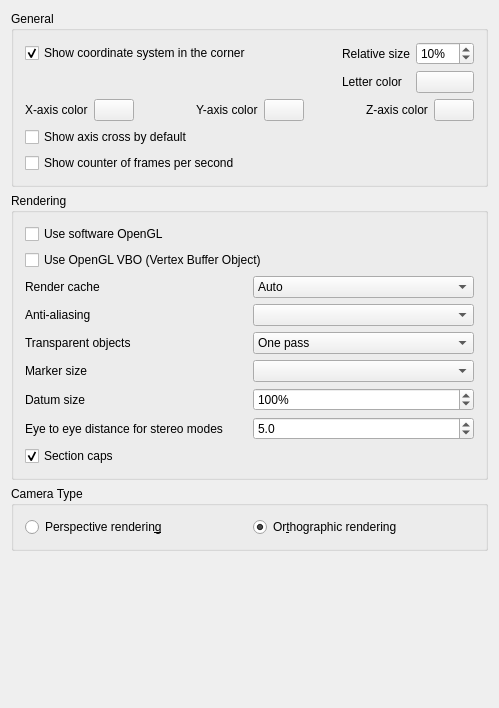
<?xml version="1.0" encoding="UTF-8"?>
<ui version="4.0">
 <class>Gui::Dialog::DlgSettings3DView</class>
 <widget class="QWidget" name="Gui::Dialog::DlgSettings3DView">
  <property name="geometry">
   <rect>
    <x>0</x>
    <y>0</y>
    <width>499</width>
    <height>708</height>
   </rect>
  </property>
  <property name="windowTitle">
   <string>3D View</string>
  </property>
  <layout class="QVBoxLayout" name="verticalLayout_2">
   <item>
    <widget class="QGroupBox" name="GroupBoxGeneral">
     <property name="enabled">
      <bool>true</bool>
     </property>
     <property name="title">
      <string>General</string>
     </property>
     <layout class="QVBoxLayout" name="verticalLayout">
      <item>
       <layout class="QGridLayout" name="gridLayoutCoord">
        <item row="0" column="0">
         <widget class="Gui::PrefCheckBox" name="CheckBox_CornerCoordSystem">
          <property name="toolTip">
           <string>Main coordinate system will always be shown in
lower right corner within opened files</string>
          </property>
          <property name="text">
           <string>Show coordinate system in the corner</string>
          </property>
          <property name="checked">
           <bool>true</bool>
          </property>
          <property name="prefEntry" stdset="0">
           <cstring>CornerCoordSystem</cstring>
          </property>
          <property name="prefPath" stdset="0">
           <cstring>View</cstring>
          </property>
         </widget>
        </item>
        <item row="0" column="1">
         <spacer name="horizontalSpacerCoord">
          <property name="orientation">
           <enum>Qt::Orientation::Horizontal</enum>
          </property>
          <property name="sizeHint" stdset="0">
           <size>
            <width>40</width>
            <height>0</height>
           </size>
          </property>
         </spacer>
        </item>
        <item row="0" column="2">
         <widget class="QLabel" name="labelCoordSize">
          <property name="text">
           <string>Relative size</string>
          </property>
          <property name="alignment">
           <set>Qt::AlignmentFlag::AlignRight|Qt::AlignmentFlag::AlignTrailing|Qt::AlignmentFlag::AlignVCenter</set>
          </property>
         </widget>
        </item>
        <item row="0" column="3">
         <widget class="Gui::PrefSpinBox" name="SpinBox_CornerCoordSystemSize">
          <property name="toolTip">
           <string>Size of main coordinate system representation
in the corner in % of height/width of the viewport</string>
          </property>
          <property name="suffix">
           <string notr="true">%</string>
          </property>
          <property name="minimum">
           <number>2</number>
          </property>
          <property name="maximum">
           <number>100</number>
          </property>
          <property name="value">
           <number>10</number>
          </property>
          <property name="prefEntry" stdset="0">
           <cstring>CornerCoordSystemSize</cstring>
          </property>
          <property name="prefPath" stdset="0">
           <cstring>View</cstring>
          </property>
         </widget>
        </item>
        <item row="1" column="2">
         <widget class="QLabel" name="axisLetterColorLabel">
          <property name="text">
           <string>Letter color</string>
          </property>
         </widget>
        </item>
        <item row="1" column="3">
         <widget class="Gui::PrefColorButton" name="axisLetterColor">
          <property name="toolTip">
           <string>Axis letter and FPS counter color</string>
          </property>
          <property name="color">
           <color>
            <red>0</red>
            <green>0</green>
            <blue>0</blue>
           </color>
          </property>
          <property name="prefEntry" stdset="0">
           <cstring>AxisLetterColor</cstring>
          </property>
          <property name="prefPath" stdset="0">
           <cstring>View</cstring>
          </property>
         </widget>
        </item>
       </layout>
      </item>
      <item>
       <layout class="QHBoxLayout" name="horizontalLayout_2">
        <item>
         <widget class="QLabel" name="xAxisLabel">
          <property name="text">
           <string>X-axis color</string>
          </property>
         </widget>
        </item>
        <item>
         <widget class="Gui::PrefColorButton" name="xAxisColor">
          <property name="text">
           <string/>
          </property>
          <property name="color">
           <color>
            <red>204</red>
            <green>51</green>
            <blue>51</blue>
           </color>
          </property>
          <property name="prefEntry" stdset="0">
           <cstring>AxisXColor</cstring>
          </property>
          <property name="prefPath" stdset="0">
           <cstring>View</cstring>
          </property>
         </widget>
        </item>
        <item>
         <spacer name="horizontalSpacer_2">
          <property name="orientation">
           <enum>Qt::Orientation::Horizontal</enum>
          </property>
          <property name="sizeHint" stdset="0">
           <size>
            <width>40</width>
            <height>20</height>
           </size>
          </property>
         </spacer>
        </item>
        <item>
         <widget class="QLabel" name="yAxisLabel">
          <property name="text">
           <string>Y-axis color</string>
          </property>
         </widget>
        </item>
        <item>
         <widget class="Gui::PrefColorButton" name="yAxisColor">
          <property name="text">
           <string/>
          </property>
          <property name="color">
           <color>
            <red>51</red>
            <green>204</green>
            <blue>51</blue>
           </color>
          </property>
          <property name="prefEntry" stdset="0">
           <cstring>AxisYColor</cstring>
          </property>
          <property name="prefPath" stdset="0">
           <cstring>View</cstring>
          </property>
         </widget>
        </item>
        <item>
         <spacer name="horizontalSpacer_3">
          <property name="orientation">
           <enum>Qt::Orientation::Horizontal</enum>
          </property>
          <property name="sizeHint" stdset="0">
           <size>
            <width>40</width>
            <height>20</height>
           </size>
          </property>
         </spacer>
        </item>
        <item>
         <widget class="QLabel" name="zAxisLabel">
          <property name="text">
           <string>Z-axis color</string>
          </property>
         </widget>
        </item>
        <item>
         <widget class="Gui::PrefColorButton" name="zAxisColor">
          <property name="text">
           <string/>
          </property>
          <property name="color">
           <color>
            <red>51</red>
            <green>51</green>
            <blue>204</blue>
           </color>
          </property>
          <property name="prefEntry" stdset="0">
           <cstring>AxisZColor</cstring>
          </property>
          <property name="prefPath" stdset="0">
           <cstring>View</cstring>
          </property>
         </widget>
        </item>
       </layout>
      </item>
      <item>
       <widget class="Gui::PrefCheckBox" name="CheckBox_ShowAxisCross">
        <property name="toolTip">
         <string>Axis cross will be shown by default at file
opening or creation</string>
        </property>
        <property name="text">
         <string>Show axis cross by default</string>
        </property>
        <property name="prefEntry" stdset="0">
         <cstring>ShowAxisCross</cstring>
        </property>
        <property name="prefPath" stdset="0">
         <cstring>View</cstring>
        </property>
       </widget>
      </item>
      <item>
       <widget class="Gui::PrefCheckBox" name="CheckBox_ShowFPS">
        <property name="toolTip">
         <string>Time needed for last operation and resulting frame rate
will be shown at the lower left corner in opened files</string>
        </property>
        <property name="text">
         <string>Show counter of frames per second</string>
        </property>
        <property name="prefEntry" stdset="0">
         <cstring>ShowFPS</cstring>
        </property>
        <property name="prefPath" stdset="0">
         <cstring>View</cstring>
        </property>
       </widget>
      </item>
     </layout>
    </widget>
   </item>
   <item>
    <widget class="QGroupBox" name="GroupBox12">
     <property name="enabled">
      <bool>true</bool>
     </property>
     <property name="title">
      <string>Rendering</string>
     </property>
     <layout class="QVBoxLayout" name="verticalLayout_3">
      <item>
       <widget class="Gui::PrefCheckBox" name="CheckBox_use_SW_OpenGL">
        <property name="toolTip">
         <string>This option is useful for troubleshooting graphics card and driver problems.
Changing this option requires a restart of the application.</string>
        </property>
        <property name="text">
         <string>Use software OpenGL</string>
        </property>
        <property name="prefEntry" stdset="0">
         <cstring>UseSoftwareOpenGL</cstring>
        </property>
        <property name="prefPath" stdset="0">
         <cstring>OpenGL</cstring>
        </property>
       </widget>
      </item>
      <item>
       <widget class="Gui::PrefCheckBox" name="CheckBox_useVBO">
        <property name="toolTip">
         <string>If selected, Vertex Buffer Objects (VBO) will be used.
A VBO is an OpenGL feature that provides methods for uploading
vertex data (position, normal vector, color, etc.) to the graphics card.
VBOs offer substantial performance gains because the data resides
in the graphics memory rather than the system memory and so it
can be rendered directly by the GPU.

Note: Sometimes this feature may lead to a host of different
issues ranging from graphical anomalies to GPU crash bugs. Remember to
report this setting as enabled when seeking support.</string>
        </property>
        <property name="text">
         <string>Use OpenGL VBO (Vertex Buffer Object)</string>
        </property>
        <property name="prefEntry" stdset="0">
         <cstring>UseVBO</cstring>
        </property>
        <property name="prefPath" stdset="0">
         <cstring>View</cstring>
        </property>
       </widget>
      </item>
      <item>
       <layout class="QGridLayout" name="gridLayout">
        <item row="0" column="0">
         <widget class="QLabel" name="renderCacheLabel">
          <property name="text">
           <string>Render cache</string>
          </property>
         </widget>
        </item>
        <item row="5" column="0">
         <widget class="QLabel" name="textLabel1">
          <property name="text">
           <string>Eye to eye distance for stereo modes</string>
          </property>
         </widget>
        </item>
        <item row="0" column="1">
         <widget class="QComboBox" name="renderCache">
          <property name="minimumSize">
           <size>
            <width>120</width>
            <height>0</height>
           </size>
          </property>
          <property name="toolTip">
           <string>'Render caching' is another way to say 'Rendering acceleration'.
There are 3 options available to achieve this:
1) 'Auto' (default), let Coin3D decide where to cache.
2) 'Distributed', manually turn on cache for all view provider root node.
3) 'Centralized', manually turn off cache in all nodes of all view provider, and
only cache at the scene graph root node. This offers the fastest rendering speed
but slower response to any scene changes.</string>
          </property>
          <property name="currentIndex">
           <number>0</number>
          </property>
          <item>
           <property name="text">
            <string>Auto</string>
           </property>
          </item>
          <item>
           <property name="text">
            <string>Distributed</string>
           </property>
          </item>
          <item>
           <property name="text">
            <string>Centralized</string>
           </property>
          </item>
         </widget>
        </item>
        <item row="1" column="1">
         <widget class="QComboBox" name="comboAliasing">
          <property name="minimumSize">
           <size>
            <width>120</width>
            <height>0</height>
           </size>
          </property>
          <property name="toolTip">
           <string>Method of multisample anti-aliasing</string>
          </property>
         </widget>
        </item>
        <item row="1" column="0">
         <widget class="QLabel" name="aliasingLAbel">
          <property name="text">
           <string>Anti-aliasing</string>
          </property>
         </widget>
        </item>
        <item row="5" column="1">
         <widget class="Gui::PrefDoubleSpinBox" name="FloatSpinBox_EyeDistance">
          <property name="minimumSize">
           <size>
            <width>120</width>
            <height>0</height>
           </size>
          </property>
          <property name="toolTip">
           <string>Eye-to-eye distance used for stereo projections.
The specified value is a factor that will be multiplied with the
bounding box size of the 3D object that is currently displayed.</string>
          </property>
          <property name="decimals">
           <number>1</number>
          </property>
          <property name="minimum">
           <double>0.100000000000000</double>
          </property>
          <property name="maximum">
           <double>1000.000000000000000</double>
          </property>
          <property name="singleStep">
           <double>2.000000000000000</double>
          </property>
          <property name="value">
           <double>5.000000000000000</double>
          </property>
          <property name="prefEntry" stdset="0">
           <cstring>EyeDistance</cstring>
          </property>
          <property name="prefPath" stdset="0">
           <cstring>View</cstring>
          </property>
         </widget>
        </item>
        <item row="2" column="1">
         <widget class="Gui::PrefComboBox" name="comboTransparentRender">
          <property name="minimumSize">
           <size>
            <width>120</width>
            <height>0</height>
           </size>
          </property>
          <property name="toolTip">
           <string>Render types of transparent objects</string>
          </property>
          <property name="prefEntry" stdset="0">
           <cstring>TransparentObjectRenderType</cstring>
          </property>
          <property name="prefPath" stdset="0">
           <cstring>View</cstring>
          </property>
          <item>
           <property name="text">
            <string>One pass</string>
           </property>
          </item>
          <item>
           <property name="text">
            <string>Backface pass</string>
           </property>
          </item>
         </widget>
        </item>
        <item row="2" column="0">
         <widget class="QLabel" name="transparentRenderLabel">
          <property name="toolTip">
           <string/>
          </property>
          <property name="text">
           <string>Transparent objects</string>
          </property>
         </widget>
        </item>
        <item row="3" column="0">
         <widget class="QLabel" name="markerSizeLabel">
          <property name="toolTip">
           <string/>
          </property>
          <property name="text">
           <string>Marker size</string>
          </property>
         </widget>
        </item>
        <item row="3" column="1">
         <widget class="QComboBox" name="boxMarkerSize">
          <property name="minimumSize">
           <size>
            <width>120</width>
            <height>0</height>
           </size>
          </property>
          <property name="toolTip">
           <string>Size of vertices in the Sketcher, TechDraw and other workbenches</string>
          </property>
         </widget>
        </item>
        <item row="4" column="0">
         <widget class="QLabel" name="markerSizeLabel_2">
          <property name="toolTip">
           <string/>
          </property>
          <property name="text">
           <string>Datum size</string>
          </property>
         </widget>
        </item>
        <item row="4" column="1">
         <widget class="Gui::PrefDoubleSpinBox" name="FloatSpinBox_DatumScale">
          <property name="minimumSize">
           <size>
            <width>120</width>
            <height>0</height>
           </size>
          </property>
          <property name="toolTip">
           <string>Size of core datum objects</string>
          </property>
          <property name="suffix">
           <string>%</string>
          </property>
          <property name="decimals">
           <number>0</number>
          </property>
          <property name="minimum">
           <double>0.000000000000000</double>
          </property>
          <property name="maximum">
           <double>400.000000000000000</double>
          </property>
          <property name="singleStep">
           <double>5.000000000000000</double>
          </property>
          <property name="value">
           <double>100.000000000000000</double>
          </property>
          <property name="prefEntry" stdset="0">
           <cstring>DatumScale</cstring>
          </property>
          <property name="prefPath" stdset="0">
           <cstring>View</cstring>
          </property>
         </widget>
        </item>
        <item row="7" column="0" colspan="2">
         <widget class="Gui::PrefCheckBox" name="checkSectionCaps">
          <property name="toolTip">
           <string>Fill the clipped faces of solids in the part's own material, hatched and outlined.</string>
          </property>
          <property name="text">
           <string>Section caps</string>
          </property>
          <property name="checked">
           <bool>true</bool>
          </property>
          <property name="prefEntry" stdset="0">
           <cstring>SectionCaps</cstring>
          </property>
          <property name="prefPath" stdset="0">
           <cstring>View</cstring>
          </property>
         </widget>
        </item>
       </layout>
      </item>
     </layout>
    </widget>
   </item>
   <item>
    <widget class="QGroupBox" name="groupBoxCamera">
     <property name="title">
      <string>Camera Type</string>
     </property>
     <layout class="QGridLayout" name="gridLayout1">
      <property name="leftMargin">
       <number>11</number>
      </property>
      <property name="topMargin">
       <number>11</number>
      </property>
      <property name="rightMargin">
       <number>11</number>
      </property>
      <property name="bottomMargin">
       <number>11</number>
      </property>
      <property name="spacing">
       <number>6</number>
      </property>
      <item row="0" column="0">
       <widget class="Gui::PrefRadioButton" name="radioPerspective">
        <property name="toolTip">
         <string>Objects will appear in a perspective projection</string>
        </property>
        <property name="text">
         <string>Perspective renderin&amp;g</string>
        </property>
        <property name="prefEntry" stdset="0">
         <cstring>Perspective</cstring>
        </property>
        <property name="prefPath" stdset="0">
         <cstring>View</cstring>
        </property>
       </widget>
      </item>
      <item row="0" column="1">
       <widget class="Gui::PrefRadioButton" name="radioOrthographic">
        <property name="toolTip">
         <string>Objects will be in orthographic projection</string>
        </property>
        <property name="text">
         <string>Or&amp;thographic rendering</string>
        </property>
        <property name="checked">
         <bool>true</bool>
        </property>
        <property name="prefEntry" stdset="0">
         <cstring>Orthographic</cstring>
        </property>
        <property name="prefPath" stdset="0">
         <cstring>View</cstring>
        </property>
       </widget>
      </item>
     </layout>
    </widget>
   </item>
   <item>
    <spacer>
     <property name="orientation">
      <enum>Qt::Orientation::Vertical</enum>
     </property>
     <property name="sizeHint" stdset="0">
      <size>
       <width>455</width>
       <height>16</height>
      </size>
     </property>
    </spacer>
   </item>
  </layout>
 </widget>
 <layoutdefault spacing="6" margin="11"/>
 <customwidgets>
  <customwidget>
   <class>Gui::ColorButton</class>
   <extends>QPushButton</extends>
   <header>Gui/Widgets.h</header>
  </customwidget>
  <customwidget>
   <class>Gui::PrefSpinBox</class>
   <extends>QSpinBox</extends>
   <header>Gui/PrefWidgets.h</header>
  </customwidget>
  <customwidget>
   <class>Gui::PrefColorButton</class>
   <extends>Gui::ColorButton</extends>
   <header>Gui/PrefWidgets.h</header>
  </customwidget>
  <customwidget>
   <class>Gui::PrefRadioButton</class>
   <extends>QRadioButton</extends>
   <header>Gui/PrefWidgets.h</header>
  </customwidget>
  <customwidget>
   <class>Gui::PrefCheckBox</class>
   <extends>QCheckBox</extends>
   <header>Gui/PrefWidgets.h</header>
  </customwidget>
  <customwidget>
   <class>Gui::PrefComboBox</class>
   <extends>QComboBox</extends>
   <header>Gui/PrefWidgets.h</header>
  </customwidget>
  <customwidget>
   <class>Gui::PrefDoubleSpinBox</class>
   <extends>QDoubleSpinBox</extends>
   <header>Gui/PrefWidgets.h</header>
  </customwidget>
 </customwidgets>
 <resources/>
 <connections>
  <connection>
   <sender>CheckBox_CornerCoordSystem</sender>
   <signal>toggled(bool)</signal>
   <receiver>SpinBox_CornerCoordSystemSize</receiver>
   <slot>setEnabled(bool)</slot>
   <hints>
    <hint type="sourcelabel">
     <x>20</x>
     <y>20</y>
    </hint>
    <hint type="destinationlabel">
     <x>20</x>
     <y>20</y>
    </hint>
   </hints>
  </connection>
  <connection>
   <sender>CheckBox_CornerCoordSystem</sender>
   <signal>toggled(bool)</signal>
   <receiver>axisLetterColor</receiver>
   <slot>setEnabled(bool)</slot>
   <hints>
    <hint type="sourcelabel">
     <x>20</x>
     <y>20</y>
    </hint>
    <hint type="destinationlabel">
     <x>20</x>
     <y>20</y>
    </hint>
   </hints>
  </connection>
 </connections>
</ui>
